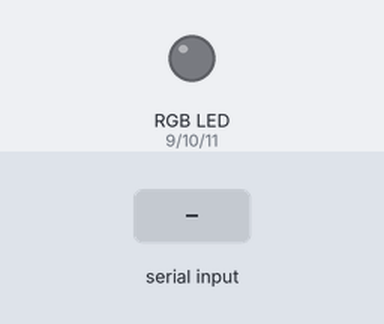
A sketch run on a simulated Arduino Uno, built with avr-gcc and run on an emulated ATmega328P. Parts: an RGB LED mixed from three pins (HIGH = lit). The test bench sets the inputs (shaded band). Dim RGB values are drawn brighter than linear; what the sketch prints to the serial monitor is not drawn.

Above: at 1.2 s.
1.3 s: "90,45;" received over Serial
At 2.5 s:
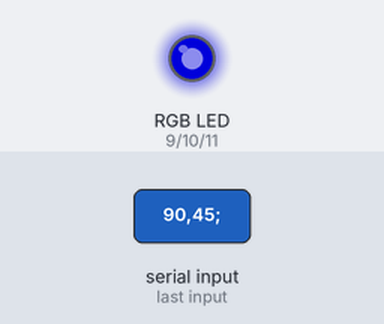
2.8 s: "30,150;" received over Serial
At 3.9 s:
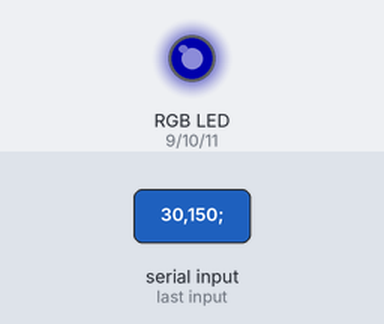
4.3 s: "90;" received over Serial
At 4.9 s:
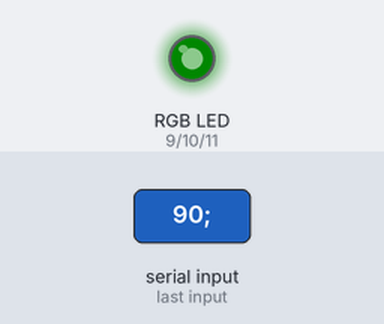
5.8 s: "5;" received over Serial
At 7.2 s:
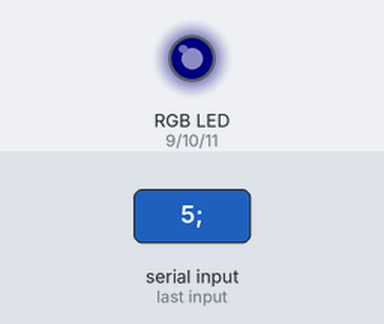
Timing chart, 0 to 8.3 s (numbered marks = the images above; inputs shaded):
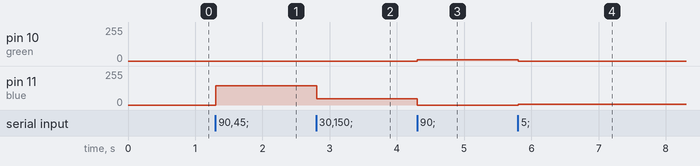

Measured:
- after the input at 1.3 s, pin 11 (blue): 0/255 → 144/255 at once
- after the input at 2.8 s, pin 11 (blue): 144/255 → 48/255 at once
- after the input at 4.3 s, pin 10 (green): 0/255 → 9/255 at once; pin 11 (blue): 48/255 → 0/255 at once
- after the input at 5.8 s, pin 10 (green): 9/255 → 0/255 at once; pin 11 (blue): 0/255 → 5/255 at once

The sketch:

serialLights.ino
```cpp
int red = 9;           // the PWM pin the RED LED is attached to
int green = 10;        // the PWM pin the GREEN LED is attached to
int blue = 11;         // the PWM pin the BLUE LED is attached to

int rVal = 0;          // the brightness (0-255) of the red pixel
int gVal = 0;          // the brightness (0-255) of the green pixel
int bVal = 0;          // the brightness (0-255) of the blue pixel

// Runs at the beginning of the light show.
void setup() {
  // Setup serial input...
  Serial.begin(9600);
  // Setup our output pins
  pinMode(red, OUTPUT);
  pinMode(blue, OUTPUT);
  pinMode(green, OUTPUT);
}


void reset() {
  // Kill the lights!
  analogWrite(red, 0);
  analogWrite(blue, 0);
  analogWrite(green, 0);
}

void parseColors(String incomingString){
  // Get rid of '0x' and convert it to integer
  //int number = (int) strtol( &incomingString[0], NULL, 16);
  long number = strtol( &incomingString[0], NULL, 16);

  // Split them up into r, g, b values
  rVal = number >> 16;
  gVal = number >> 8 & 0xFF;
  bVal = number & 0xFF;
}

void checkForSerialData(){
  if (Serial.available() > 0) {
    char rgb_str[7];
    Serial.readBytesUntil(';', rgb_str, 7);
    String str(rgb_str);
    // Echo it back
    Serial.write(rgb_str);
    parseColors(str);
  }
}

// loop runs until our display is done
void loop() {

  // Initially, we need to wait for a command to run...
  checkForSerialData();

  // set the brightness of all the things
  analogWrite(red, rVal);
  analogWrite(blue, bVal);
  analogWrite(green, gVal);
}
```
